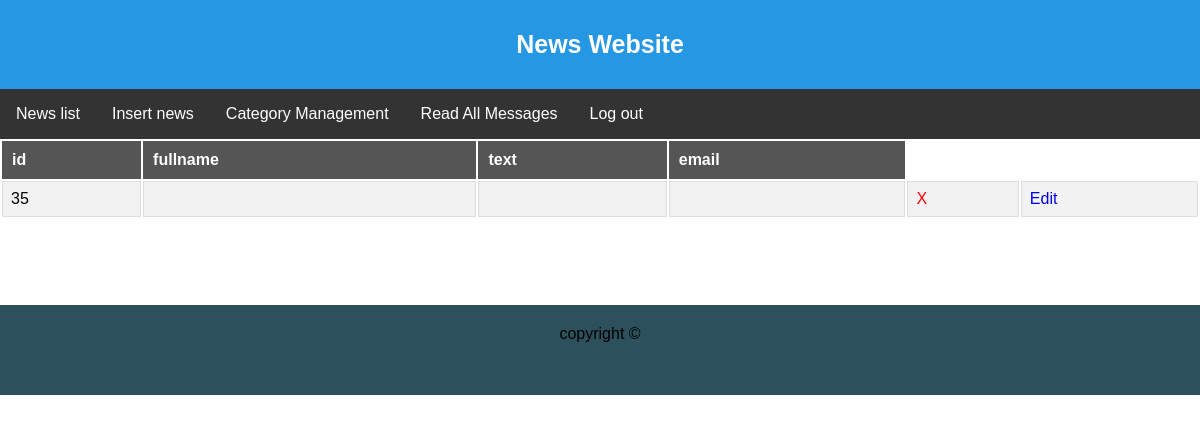
The app's page /admin/show1_message&id=35 (signed in), older data.
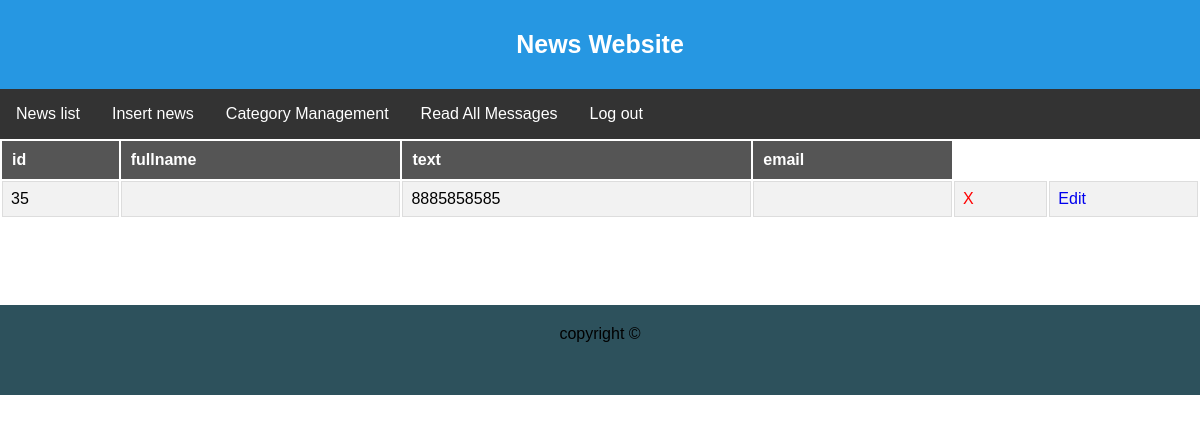
The same page, newer data.
### tables this page shows
CREATE TABLE `contact` (
  `id` int(11) NOT NULL,
  `fullname` varchar(100) NOT NULL,
  `email` varchar(100) NOT NULL,
  `text` text NOT NULL
);

### Lib/View.php (called while the page is built, shortened)
<?php
	class View
	{
		public function render($view_name, $data = null)
		{
			require "Views/" . $view_name . ".php";
		}
	}

### Lib/Bootstrap.php (called while the page is built, shortened)
<?php
	class Bootstrap
	{
		function __construct()
		{
		  if(!isset($_GET['page']) || $_GET['page'] == "index.php")
		  {
			$page= "main";
		  } else {
			$page = $_GET['page'];
		  }
		  $arr = explode("/", $page);
		  $controller = new $ctrl();
		  $controller->loadModel($arr[0]);
		  if(isset($arr[1])){
			  $method = $arr[1];
		  } else {
			  $method = "index";
		  }
		  $controller->{$method}();
		}
	}

### index.php (called while the page is built, shortened)
<?php
  include('Lib/Bootstrap.php');
  include('Lib/Controller.php');
  include('Lib/View.php');
  include('Lib/DB.php');
  $app = new Bootstrap();
  ?>

### Lib/Controller.php (called while the page is built, shortened)
<?php
	class Controller
	{
		public function loadModel($model_name){
			$model = "Models/" . ucwords($model_name) . ".php";
		    if(file_exists($model)){
		        $this->model = new $model_name();
            }
        }
	}

### Lib/DB.php (called while the page is built, shortened)
<?php
    class DB
    {
        function __construct()
        {
            $this->db = new mysqli(HOST, DB_USERNAME, DB_PASS, DB_NAME);
            mysqli_set_charset($this->db,"utf8");
        }
        public function db_exec($sql)
        {
            return $this->db->query($sql);
        }
    }

### Models/Contact.php (called while the page is built, shortened)
<?php
  class Contact extends DB
  {
    public function c_getone($id)
    {
      return $this->db_exec("SELECT * FROM contact WHERE `id` = $id");
    }
  }

### Views/admin/show_message.php (the view, shortened to what this page needs)
<table>
	<tr>
        <th>id</th>
		<th>fullname</th>
		<th>text</th>
		<th>email</th>
	</tr>
	<?php
		$message = $onemessage->fetch_assoc()
	?>
	<tr>
        <td><?php echo $message["id"]; ?></td>
		<td><?php echo $message["fullname"]; ?></td>
		<td><?php echo $message["text"]; ?></td>
		<td><?php echo $message["email"]; ?></td>
		<td><a class="remove" href="./delete_messages&id=<?php echo $message["id"]; ?>">X</a></td>
        <td><a class="text" href="./update_messages&id=<?php echo $message["id"]; ?>">Edit</a></td>
	</tr>
</table>
<br>
		<br>

Row changes from the older to the newer data that the page shows:
changed contact id 35: text (not shown) → "8885858585"
